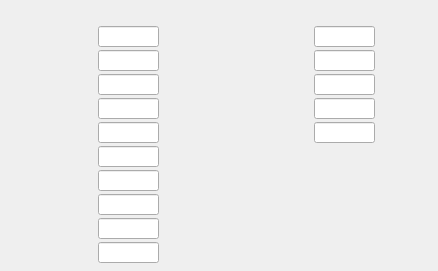
<?xml version="1.0" encoding="UTF-8"?>
<ui version="4.0">
 <class>WriteEEP</class>
 <widget class="QDialog" name="WriteEEP">
  <property name="geometry">
   <rect>
    <x>0</x>
    <y>0</y>
    <width>438</width>
    <height>271</height>
   </rect>
  </property>
  <property name="windowTitle">
   <string>Dialog</string>
  </property>
  <widget class="QELabel" name="qelabel_102">
   <property name="geometry">
    <rect>
     <x>6</x>
     <y>126</y>
     <width>89</width>
     <height>16</height>
    </rect>
   </property>
   <property name="alignment">
    <set>Qt::AlignRight|Qt::AlignTrailing|Qt::AlignVCenter</set>
   </property>
   <property name="variable" stdset="0">
    <string>$(P):LO:SC:$(Q)-$(N):RWE:MAXCB.DESC</string>
   </property>
   <property name="variableSubstitutions" stdset="0">
    <string>P=CHA,Q=2531-1,N=2</string>
   </property>
   <property name="displayAlarmState">
    <bool>false</bool>
   </property>
  </widget>
  <widget class="QELabel" name="qelabel_103">
   <property name="geometry">
    <rect>
     <x>166</x>
     <y>150</y>
     <width>49</width>
     <height>16</height>
    </rect>
   </property>
   <property name="variable" stdset="0">
    <string>$(P):LI:$(Q)-$(N):RWE:MINV</string>
   </property>
   <property name="variableSubstitutions" stdset="0">
    <string>P=CHA,Q=2531-1,N=2</string>
   </property>
   <property name="displayAlarmState">
    <bool>false</bool>
   </property>
  </widget>
  <widget class="QELineEdit" name="qelineedit_28">
   <property name="geometry">
    <rect>
     <x>98</x>
     <y>194</y>
     <width>61</width>
     <height>21</height>
    </rect>
   </property>
   <property name="variable" stdset="0">
    <string>$(P):LO:SC:$(Q)-$(N):RWE:MAXA</string>
   </property>
   <property name="variableSubstitutions" stdset="0">
    <string>P=CHA,Q=2531-1,N=2</string>
   </property>
   <property name="displayAlarmState">
    <bool>false</bool>
   </property>
  </widget>
  <widget class="QELineEdit" name="qelineedit_23">
   <property name="geometry">
    <rect>
     <x>98</x>
     <y>74</y>
     <width>61</width>
     <height>21</height>
    </rect>
   </property>
   <property name="variable" stdset="0">
    <string>$(P):LO:SC:$(Q)-$(N):RWE:ESTEP</string>
   </property>
   <property name="variableSubstitutions" stdset="0">
    <string>P=CHA,Q=2531-1,N=2</string>
   </property>
   <property name="displayAlarmState">
    <bool>false</bool>
   </property>
  </widget>
  <widget class="QELabel" name="qelabel_94">
   <property name="geometry">
    <rect>
     <x>166</x>
     <y>54</y>
     <width>49</width>
     <height>16</height>
    </rect>
   </property>
   <property name="variable" stdset="0">
    <string>$(P):LI:$(Q)-$(N):RWE:FMOST</string>
   </property>
   <property name="variableSubstitutions" stdset="0">
    <string>P=CHA,Q=2531-1,N=2</string>
   </property>
   <property name="displayAlarmState">
    <bool>false</bool>
   </property>
  </widget>
  <widget class="QELabel" name="qelabel_99">
   <property name="geometry">
    <rect>
     <x>166</x>
     <y>102</y>
     <width>49</width>
     <height>16</height>
    </rect>
   </property>
   <property name="variable" stdset="0">
    <string>$(P):LI:$(Q)-$(N):RWE:MAXCA</string>
   </property>
   <property name="variableSubstitutions" stdset="0">
    <string>P=CHA,Q=2531-1,N=2</string>
   </property>
   <property name="displayAlarmState">
    <bool>false</bool>
   </property>
  </widget>
  <widget class="QELineEdit" name="qelineedit_25">
   <property name="geometry">
    <rect>
     <x>98</x>
     <y>122</y>
     <width>61</width>
     <height>21</height>
    </rect>
   </property>
   <property name="variable" stdset="0">
    <string>$(P):LO:SC:$(Q)-$(N):RWE:MAXCB</string>
   </property>
   <property name="variableSubstitutions" stdset="0">
    <string>P=CHA,Q=2531-1,N=2</string>
   </property>
   <property name="displayAlarmState">
    <bool>false</bool>
   </property>
  </widget>
  <widget class="QELabel" name="qelabel_109">
   <property name="geometry">
    <rect>
     <x>6</x>
     <y>246</y>
     <width>89</width>
     <height>16</height>
    </rect>
   </property>
   <property name="alignment">
    <set>Qt::AlignRight|Qt::AlignTrailing|Qt::AlignVCenter</set>
   </property>
   <property name="variable" stdset="0">
    <string>$(P):LO:SC:$(Q)-$(N):RWE:STPSZ.DESC</string>
   </property>
   <property name="variableSubstitutions" stdset="0">
    <string>P=CHA,Q=2531-1,N=2</string>
   </property>
   <property name="displayAlarmState">
    <bool>false</bool>
   </property>
  </widget>
  <widget class="QELabel" name="qelabel_96">
   <property name="geometry">
    <rect>
     <x>166</x>
     <y>78</y>
     <width>49</width>
     <height>16</height>
    </rect>
   </property>
   <property name="variable" stdset="0">
    <string>$(P):LI:$(Q)-$(N):RWE:ESTEP</string>
   </property>
   <property name="variableSubstitutions" stdset="0">
    <string>P=CHA,Q=2531-1,N=2</string>
   </property>
   <property name="displayAlarmState">
    <bool>false</bool>
   </property>
  </widget>
  <widget class="QELineEdit" name="qelineedit_20">
   <property name="geometry">
    <rect>
     <x>98</x>
     <y>26</y>
     <width>61</width>
     <height>21</height>
    </rect>
   </property>
   <property name="variable" stdset="0">
    <string>$(P):LO:SC:$(Q)-$(N):RWE:FEAT</string>
   </property>
   <property name="variableSubstitutions" stdset="0">
    <string>P=CHA,Q=2531-1,N=2</string>
   </property>
   <property name="displayAlarmState">
    <bool>false</bool>
   </property>
   <property name="radix">
    <UInt>16</UInt>
   </property>
  </widget>
  <widget class="QELabel" name="qelabel_95">
   <property name="geometry">
    <rect>
     <x>6</x>
     <y>54</y>
     <width>89</width>
     <height>16</height>
    </rect>
   </property>
   <property name="alignment">
    <set>Qt::AlignRight|Qt::AlignTrailing|Qt::AlignVCenter</set>
   </property>
   <property name="variable" stdset="0">
    <string>$(P):LO:SC:$(Q)-$(N):RWE:FMOST.DESC</string>
   </property>
   <property name="variableSubstitutions" stdset="0">
    <string>P=CHA,Q=2531-1,N=2</string>
   </property>
   <property name="displayAlarmState">
    <bool>false</bool>
   </property>
  </widget>
  <widget class="QELabel" name="qelabel_105">
   <property name="geometry">
    <rect>
     <x>6</x>
     <y>198</y>
     <width>89</width>
     <height>16</height>
    </rect>
   </property>
   <property name="alignment">
    <set>Qt::AlignRight|Qt::AlignTrailing|Qt::AlignVCenter</set>
   </property>
   <property name="variable" stdset="0">
    <string>$(P):LO:SC:$(Q)-$(N):RWE:MAXA.DESC</string>
   </property>
   <property name="variableSubstitutions" stdset="0">
    <string>P=CHA,Q=2531-1,N=2</string>
   </property>
   <property name="displayAlarmState">
    <bool>false</bool>
   </property>
  </widget>
  <widget class="QELabel" name="qelabel_97">
   <property name="geometry">
    <rect>
     <x>6</x>
     <y>102</y>
     <width>89</width>
     <height>16</height>
    </rect>
   </property>
   <property name="alignment">
    <set>Qt::AlignRight|Qt::AlignTrailing|Qt::AlignVCenter</set>
   </property>
   <property name="variable" stdset="0">
    <string>$(P):LO:SC:$(Q)-$(N):RWE:MAXCA.DESC</string>
   </property>
   <property name="variableSubstitutions" stdset="0">
    <string>P=CHA,Q=2531-1,N=2</string>
   </property>
   <property name="displayAlarmState">
    <bool>false</bool>
   </property>
  </widget>
  <widget class="QELabel" name="qelabel_107">
   <property name="geometry">
    <rect>
     <x>166</x>
     <y>198</y>
     <width>49</width>
     <height>16</height>
    </rect>
   </property>
   <property name="variable" stdset="0">
    <string>$(P):LI:$(Q)-$(N):RWE:MAXA</string>
   </property>
   <property name="variableSubstitutions" stdset="0">
    <string>P=CHA,Q=2531-1,N=2</string>
   </property>
   <property name="displayAlarmState">
    <bool>false</bool>
   </property>
  </widget>
  <widget class="QELabel" name="qelabel_91">
   <property name="geometry">
    <rect>
     <x>166</x>
     <y>30</y>
     <width>49</width>
     <height>16</height>
    </rect>
   </property>
   <property name="variable" stdset="0">
    <string>$(P):LI:$(Q)-$(N):RWE:FEAT</string>
   </property>
   <property name="variableSubstitutions" stdset="0">
    <string>P=CHA,Q=2531-1,N=2</string>
   </property>
   <property name="displayAlarmState">
    <bool>false</bool>
   </property>
   <property name="radix">
    <UInt>16</UInt>
   </property>
  </widget>
  <widget class="QELabel" name="qelabel_110">
   <property name="geometry">
    <rect>
     <x>6</x>
     <y>222</y>
     <width>89</width>
     <height>16</height>
    </rect>
   </property>
   <property name="alignment">
    <set>Qt::AlignRight|Qt::AlignTrailing|Qt::AlignVCenter</set>
   </property>
   <property name="variable" stdset="0">
    <string>$(P):LO:SC:$(Q)-$(N):RWE:ACCTH.DESC</string>
   </property>
   <property name="variableSubstitutions" stdset="0">
    <string>P=CHA,Q=2531-1,N=2</string>
   </property>
   <property name="displayAlarmState">
    <bool>false</bool>
   </property>
  </widget>
  <widget class="QELineEdit" name="qelineedit_22">
   <property name="geometry">
    <rect>
     <x>98</x>
     <y>50</y>
     <width>61</width>
     <height>21</height>
    </rect>
   </property>
   <property name="variable" stdset="0">
    <string>$(P):LO:SC:$(Q)-$(N):RWE:FMOST</string>
   </property>
   <property name="variableSubstitutions" stdset="0">
    <string>P=CHA,Q=2531-1,N=2</string>
   </property>
   <property name="displayAlarmState">
    <bool>false</bool>
   </property>
  </widget>
  <widget class="QELabel" name="qelabel_111">
   <property name="geometry">
    <rect>
     <x>166</x>
     <y>246</y>
     <width>49</width>
     <height>16</height>
    </rect>
   </property>
   <property name="variable" stdset="0">
    <string>$(P):LI:$(Q)-$(N):RWE:STPSZ</string>
   </property>
   <property name="variableSubstitutions" stdset="0">
    <string>P=CHA,Q=2531-1,N=2</string>
   </property>
   <property name="displayAlarmState">
    <bool>false</bool>
   </property>
  </widget>
  <widget class="QELabel" name="qelabel_106">
   <property name="geometry">
    <rect>
     <x>6</x>
     <y>174</y>
     <width>89</width>
     <height>16</height>
    </rect>
   </property>
   <property name="alignment">
    <set>Qt::AlignRight|Qt::AlignTrailing|Qt::AlignVCenter</set>
   </property>
   <property name="variable" stdset="0">
    <string>$(P):LO:SC:$(Q)-$(N):RWE:MAXV.DESC</string>
   </property>
   <property name="variableSubstitutions" stdset="0">
    <string>P=CHA,Q=2531-1,N=2</string>
   </property>
   <property name="displayAlarmState">
    <bool>false</bool>
   </property>
  </widget>
  <widget class="QELineEdit" name="qelineedit_24">
   <property name="geometry">
    <rect>
     <x>98</x>
     <y>98</y>
     <width>61</width>
     <height>21</height>
    </rect>
   </property>
   <property name="variable" stdset="0">
    <string>$(P):LO:SC:$(Q)-$(N):RWE:MAXCA</string>
   </property>
   <property name="variableSubstitutions" stdset="0">
    <string>P=CHA,Q=2531-1,N=2</string>
   </property>
   <property name="displayAlarmState">
    <bool>false</bool>
   </property>
  </widget>
  <widget class="QELabel" name="qelabel_101">
   <property name="geometry">
    <rect>
     <x>6</x>
     <y>150</y>
     <width>89</width>
     <height>16</height>
    </rect>
   </property>
   <property name="alignment">
    <set>Qt::AlignRight|Qt::AlignTrailing|Qt::AlignVCenter</set>
   </property>
   <property name="variable" stdset="0">
    <string>$(P):LO:SC:$(Q)-$(N):RWE:MINV.DESC</string>
   </property>
   <property name="variableSubstitutions" stdset="0">
    <string>P=CHA,Q=2531-1,N=2</string>
   </property>
   <property name="displayAlarmState">
    <bool>false</bool>
   </property>
  </widget>
  <widget class="QELineEdit" name="qelineedit_30">
   <property name="geometry">
    <rect>
     <x>98</x>
     <y>242</y>
     <width>61</width>
     <height>21</height>
    </rect>
   </property>
   <property name="variable" stdset="0">
    <string>$(P):LO:SC:$(Q)-$(N):RWE:STPSZ</string>
   </property>
   <property name="variableSubstitutions" stdset="0">
    <string>P=CHA,Q=2531-1,N=2</string>
   </property>
   <property name="displayAlarmState">
    <bool>false</bool>
   </property>
  </widget>
  <widget class="QELineEdit" name="qelineedit_26">
   <property name="geometry">
    <rect>
     <x>98</x>
     <y>146</y>
     <width>61</width>
     <height>21</height>
    </rect>
   </property>
   <property name="variable" stdset="0">
    <string>$(P):LO:SC:$(Q)-$(N):RWE:MINV</string>
   </property>
   <property name="variableSubstitutions" stdset="0">
    <string>P=CHA,Q=2531-1,N=2</string>
   </property>
   <property name="displayAlarmState">
    <bool>false</bool>
   </property>
  </widget>
  <widget class="QELineEdit" name="qelineedit_27">
   <property name="geometry">
    <rect>
     <x>98</x>
     <y>170</y>
     <width>61</width>
     <height>21</height>
    </rect>
   </property>
   <property name="variable" stdset="0">
    <string>$(P):LO:SC:$(Q)-$(N):RWE:MAXV</string>
   </property>
   <property name="variableSubstitutions" stdset="0">
    <string>P=CHA,Q=2531-1,N=2</string>
   </property>
   <property name="displayAlarmState">
    <bool>false</bool>
   </property>
  </widget>
  <widget class="QELabel" name="qelabel_98">
   <property name="geometry">
    <rect>
     <x>6</x>
     <y>78</y>
     <width>89</width>
     <height>16</height>
    </rect>
   </property>
   <property name="alignment">
    <set>Qt::AlignRight|Qt::AlignTrailing|Qt::AlignVCenter</set>
   </property>
   <property name="variable" stdset="0">
    <string>$(P):LO:SC:$(Q)-$(N):RWE:ESTEP.DESC</string>
   </property>
   <property name="variableSubstitutions" stdset="0">
    <string>P=CHA,Q=2531-1,N=2</string>
   </property>
   <property name="displayAlarmState">
    <bool>false</bool>
   </property>
  </widget>
  <widget class="QELabel" name="qelabel_100">
   <property name="geometry">
    <rect>
     <x>166</x>
     <y>126</y>
     <width>49</width>
     <height>16</height>
    </rect>
   </property>
   <property name="variable" stdset="0">
    <string>$(P):LI:$(Q)-$(N):RWE:MAXCB</string>
   </property>
   <property name="variableSubstitutions" stdset="0">
    <string>P=CHA,Q=2531-1,N=2</string>
   </property>
   <property name="displayAlarmState">
    <bool>false</bool>
   </property>
  </widget>
  <widget class="QELineEdit" name="qelineedit_29">
   <property name="geometry">
    <rect>
     <x>98</x>
     <y>218</y>
     <width>61</width>
     <height>21</height>
    </rect>
   </property>
   <property name="variable" stdset="0">
    <string>$(P):LO:SC:$(Q)-$(N):RWE:ACCTH</string>
   </property>
   <property name="variableSubstitutions" stdset="0">
    <string>P=CHA,Q=2531-1,N=2</string>
   </property>
   <property name="displayAlarmState">
    <bool>false</bool>
   </property>
  </widget>
  <widget class="QELabel" name="qelabel_104">
   <property name="geometry">
    <rect>
     <x>166</x>
     <y>174</y>
     <width>49</width>
     <height>16</height>
    </rect>
   </property>
   <property name="variable" stdset="0">
    <string>$(P):LI:$(Q)-$(N):RWE:MAXV</string>
   </property>
   <property name="variableSubstitutions" stdset="0">
    <string>P=CHA,Q=2531-1,N=2</string>
   </property>
   <property name="displayAlarmState">
    <bool>false</bool>
   </property>
  </widget>
  <widget class="QELabel" name="qelabel_108">
   <property name="geometry">
    <rect>
     <x>166</x>
     <y>222</y>
     <width>49</width>
     <height>16</height>
    </rect>
   </property>
   <property name="variable" stdset="0">
    <string>$(P):LI:$(Q)-$(N):RWE:ACCTH</string>
   </property>
   <property name="variableSubstitutions" stdset="0">
    <string>P=CHA,Q=2531-1,N=2</string>
   </property>
   <property name="displayAlarmState">
    <bool>false</bool>
   </property>
  </widget>
  <widget class="QELabel" name="qelabel_90">
   <property name="geometry">
    <rect>
     <x>6</x>
     <y>30</y>
     <width>89</width>
     <height>16</height>
    </rect>
   </property>
   <property name="alignment">
    <set>Qt::AlignRight|Qt::AlignTrailing|Qt::AlignVCenter</set>
   </property>
   <property name="variable" stdset="0">
    <string>$(P):LO:SC:$(Q)-$(N):RWE:FEAT.DESC</string>
   </property>
   <property name="variableSubstitutions" stdset="0">
    <string>P=CHA,Q=2531-1,N=2</string>
   </property>
   <property name="displayAlarmState">
    <bool>false</bool>
   </property>
  </widget>
  <widget class="QELineEdit" name="qelineedit_34">
   <property name="geometry">
    <rect>
     <x>314</x>
     <y>122</y>
     <width>61</width>
     <height>21</height>
    </rect>
   </property>
   <property name="variable" stdset="0">
    <string>$(P):LO:SC:$(Q)-$(N):RWE:REFPH</string>
   </property>
   <property name="variableSubstitutions" stdset="0">
    <string>P=CHA,Q=2531-1,N=2</string>
   </property>
   <property name="displayAlarmState">
    <bool>false</bool>
   </property>
  </widget>
  <widget class="QELabel" name="qelabel_113">
   <property name="geometry">
    <rect>
     <x>222</x>
     <y>54</y>
     <width>89</width>
     <height>16</height>
    </rect>
   </property>
   <property name="alignment">
    <set>Qt::AlignRight|Qt::AlignTrailing|Qt::AlignVCenter</set>
   </property>
   <property name="variable" stdset="0">
    <string>$(P):LO:SC:$(Q)-$(N):RWE:EACC.DESC</string>
   </property>
   <property name="variableSubstitutions" stdset="0">
    <string>P=CHA,Q=2531-1,N=2</string>
   </property>
   <property name="displayAlarmState">
    <bool>false</bool>
   </property>
  </widget>
  <widget class="QELabel" name="qelabel_121">
   <property name="geometry">
    <rect>
     <x>222</x>
     <y>78</y>
     <width>89</width>
     <height>16</height>
    </rect>
   </property>
   <property name="alignment">
    <set>Qt::AlignRight|Qt::AlignTrailing|Qt::AlignVCenter</set>
   </property>
   <property name="variable" stdset="0">
    <string>$(P):LO:SC:$(Q)-$(N):RWE:FEAT2.DESC</string>
   </property>
   <property name="variableSubstitutions" stdset="0">
    <string>P=CHA,Q=2531-1,N=2</string>
   </property>
   <property name="displayAlarmState">
    <bool>false</bool>
   </property>
  </widget>
  <widget class="QELabel" name="qelabel_116">
   <property name="geometry">
    <rect>
     <x>382</x>
     <y>102</y>
     <width>49</width>
     <height>16</height>
    </rect>
   </property>
   <property name="variable" stdset="0">
    <string>$(P):LI:$(Q)-$(N):RWE:REFPL</string>
   </property>
   <property name="variableSubstitutions" stdset="0">
    <string>P=CHA,Q=2531-1,N=2</string>
   </property>
   <property name="displayAlarmState">
    <bool>false</bool>
   </property>
  </widget>
  <widget class="QELineEdit" name="qelineedit_35">
   <property name="geometry">
    <rect>
     <x>314</x>
     <y>74</y>
     <width>61</width>
     <height>21</height>
    </rect>
   </property>
   <property name="variable" stdset="0">
    <string>$(P):LO:SC:$(Q)-$(N):RWE:FEAT2</string>
   </property>
   <property name="variableSubstitutions" stdset="0">
    <string>P=CHA,Q=2531-1,N=2</string>
   </property>
   <property name="displayAlarmState">
    <bool>false</bool>
   </property>
   <property name="radix">
    <UInt>16</UInt>
   </property>
  </widget>
  <widget class="QELabel" name="qelabel_117">
   <property name="geometry">
    <rect>
     <x>222</x>
     <y>126</y>
     <width>89</width>
     <height>16</height>
    </rect>
   </property>
   <property name="alignment">
    <set>Qt::AlignRight|Qt::AlignTrailing|Qt::AlignVCenter</set>
   </property>
   <property name="variable" stdset="0">
    <string>$(P):LO:SC:$(Q)-$(N):RWE:REFPH.DESC</string>
   </property>
   <property name="variableSubstitutions" stdset="0">
    <string>P=CHA,Q=2531-1,N=2</string>
   </property>
   <property name="displayAlarmState">
    <bool>false</bool>
   </property>
  </widget>
  <widget class="QELabel" name="qelabel_114">
   <property name="geometry">
    <rect>
     <x>222</x>
     <y>30</y>
     <width>89</width>
     <height>16</height>
    </rect>
   </property>
   <property name="alignment">
    <set>Qt::AlignRight|Qt::AlignTrailing|Qt::AlignVCenter</set>
   </property>
   <property name="variable" stdset="0">
    <string>$(P):LO:SC:$(Q)-$(N):RWE:LANTH.DESC</string>
   </property>
   <property name="variableSubstitutions" stdset="0">
    <string>P=CHA,Q=2531-1,N=2</string>
   </property>
   <property name="displayAlarmState">
    <bool>false</bool>
   </property>
  </widget>
  <widget class="QELineEdit" name="qelineedit_31">
   <property name="geometry">
    <rect>
     <x>314</x>
     <y>26</y>
     <width>61</width>
     <height>21</height>
    </rect>
   </property>
   <property name="variable" stdset="0">
    <string>$(P):LO:SC:$(Q)-$(N):RWE:LANTH</string>
   </property>
   <property name="variableSubstitutions" stdset="0">
    <string>P=CHA,Q=2531-1,N=2</string>
   </property>
   <property name="displayAlarmState">
    <bool>false</bool>
   </property>
  </widget>
  <widget class="QELabel" name="qelabel_112">
   <property name="geometry">
    <rect>
     <x>382</x>
     <y>30</y>
     <width>49</width>
     <height>16</height>
    </rect>
   </property>
   <property name="variable" stdset="0">
    <string>$(P):LI:$(Q)-$(N):RWE:LANTH</string>
   </property>
   <property name="variableSubstitutions" stdset="0">
    <string>P=CHA,Q=2531-1,N=2</string>
   </property>
   <property name="displayAlarmState">
    <bool>false</bool>
   </property>
  </widget>
  <widget class="QELineEdit" name="qelineedit_33">
   <property name="geometry">
    <rect>
     <x>314</x>
     <y>98</y>
     <width>61</width>
     <height>21</height>
    </rect>
   </property>
   <property name="variable" stdset="0">
    <string>$(P):LO:SC:$(Q)-$(N):RWE:REFPL</string>
   </property>
   <property name="variableSubstitutions" stdset="0">
    <string>P=CHA,Q=2531-1,N=2</string>
   </property>
   <property name="displayAlarmState">
    <bool>false</bool>
   </property>
  </widget>
  <widget class="QELabel" name="qelabel_115">
   <property name="geometry">
    <rect>
     <x>382</x>
     <y>54</y>
     <width>49</width>
     <height>16</height>
    </rect>
   </property>
   <property name="variable" stdset="0">
    <string>$(P):LI:$(Q)-$(N):RWE:EACC</string>
   </property>
   <property name="variableSubstitutions" stdset="0">
    <string>P=CHA,Q=2531-1,N=2</string>
   </property>
   <property name="displayAlarmState">
    <bool>false</bool>
   </property>
  </widget>
  <widget class="QELabel" name="qelabel_118">
   <property name="geometry">
    <rect>
     <x>222</x>
     <y>102</y>
     <width>89</width>
     <height>16</height>
    </rect>
   </property>
   <property name="alignment">
    <set>Qt::AlignRight|Qt::AlignTrailing|Qt::AlignVCenter</set>
   </property>
   <property name="variable" stdset="0">
    <string>$(P):LO:SC:$(Q)-$(N):RWE:REFPL.DESC</string>
   </property>
   <property name="variableSubstitutions" stdset="0">
    <string>P=CHA,Q=2531-1,N=2</string>
   </property>
   <property name="displayAlarmState">
    <bool>false</bool>
   </property>
  </widget>
  <widget class="QELabel" name="qelabel_120">
   <property name="geometry">
    <rect>
     <x>382</x>
     <y>78</y>
     <width>49</width>
     <height>16</height>
    </rect>
   </property>
   <property name="variable" stdset="0">
    <string>$(P):LI:$(Q)-$(N):RWE:FEAT2</string>
   </property>
   <property name="variableSubstitutions" stdset="0">
    <string>P=CHA,Q=2531-1,N=2</string>
   </property>
   <property name="displayAlarmState">
    <bool>false</bool>
   </property>
   <property name="radix">
    <UInt>16</UInt>
   </property>
  </widget>
  <widget class="QELabel" name="qelabel_119">
   <property name="geometry">
    <rect>
     <x>382</x>
     <y>126</y>
     <width>49</width>
     <height>16</height>
    </rect>
   </property>
   <property name="variable" stdset="0">
    <string>$(P):LI:$(Q)-$(N):RWE:REFPH</string>
   </property>
   <property name="variableSubstitutions" stdset="0">
    <string>P=CHA,Q=2531-1,N=2</string>
   </property>
   <property name="displayAlarmState">
    <bool>false</bool>
   </property>
  </widget>
  <widget class="QELineEdit" name="qelineedit_32">
   <property name="geometry">
    <rect>
     <x>314</x>
     <y>50</y>
     <width>61</width>
     <height>21</height>
    </rect>
   </property>
   <property name="variable" stdset="0">
    <string>$(P):LO:SC:$(Q)-$(N):RWE:EACC</string>
   </property>
   <property name="variableSubstitutions" stdset="0">
    <string>P=CHA,Q=2531-1,N=2</string>
   </property>
   <property name="displayAlarmState">
    <bool>false</bool>
   </property>
  </widget>
  <widget class="QELabel" name="qelabel">
   <property name="geometry">
    <rect>
     <x>28</x>
     <y>6</y>
     <width>81</width>
     <height>16</height>
    </rect>
   </property>
   <property name="font">
    <font>
     <pointsize>12</pointsize>
    </font>
   </property>
   <property name="variable" stdset="0">
    <string>$(P):LI:$(Q)-$(N):DATA.DESC</string>
   </property>
   <property name="variableSubstitutions" stdset="0">
    <string>P=CHA,Q=2531-1,N=2</string>
   </property>
   <property name="displayAlarmState">
    <bool>false</bool>
   </property>
  </widget>
 </widget>
 <customwidgets>
  <customwidget>
   <class>QELabel</class>
   <extends>QLabel</extends>
   <header>QELabel.h</header>
  </customwidget>
  <customwidget>
   <class>QELineEdit</class>
   <extends>QLineEdit</extends>
   <header>QELineEdit.h</header>
  </customwidget>
 </customwidgets>
 <resources/>
 <connections/>
</ui>
